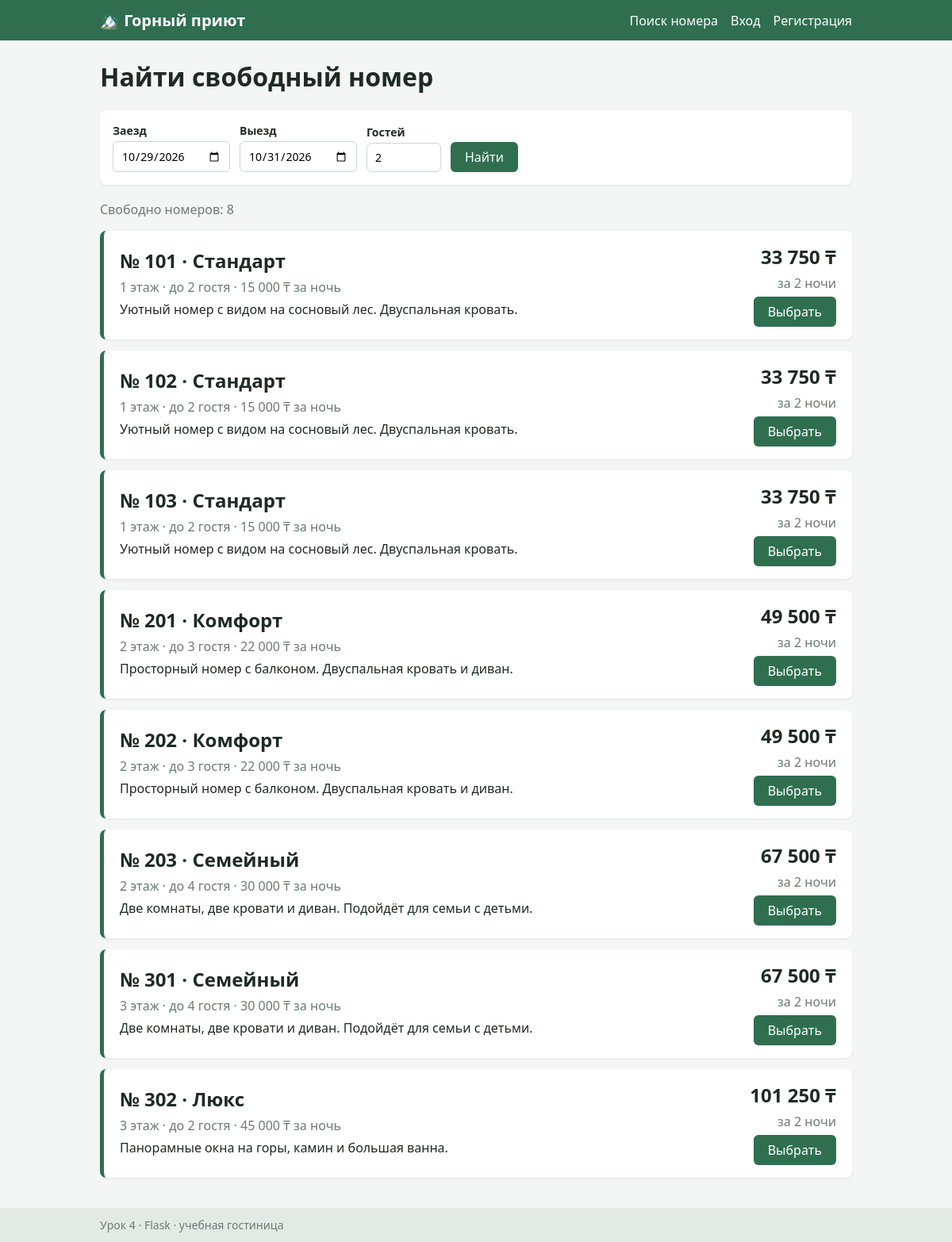
The page / on the database its author committed.
### tables this page shows
CREATE TABLE rooms (
    id INTEGER PRIMARY KEY AUTOINCREMENT,
    number TEXT UNIQUE NOT NULL,
    type_id INTEGER NOT NULL REFERENCES room_types (id),
    floor INTEGER NOT NULL
);

CREATE TABLE room_types (
    id INTEGER PRIMARY KEY AUTOINCREMENT,
    name TEXT NOT NULL,
    price INTEGER NOT NULL,          -- цена за ночь, ₸
    capacity INTEGER NOT NULL,       -- максимум гостей
    description TEXT NOT NULL
);

### app/views/search.py (the view)
@bp.route("/")
def index():
    tomorrow = date.today() + timedelta(days=1)
    form = {
        "check_in": request.args.get("check_in", tomorrow.isoformat()),
        "check_out": request.args.get("check_out", (tomorrow + timedelta(days=2)).isoformat()),
        "guests": request.args.get("guests", "2"),
    }
    error = None
    results = []
    try:
        check_in, check_out = validators.parse_period(form["check_in"], form["check_out"])
        guests = validators.parse_guests(form["guests"])
    except validators.ValidationError as e:
        error = str(e)
    else:
        for room in availability.free_rooms(check_in, check_out, guests):
            q = pricing.quote(room, check_in, check_out, guests)
            results.append({"room": room, "quote": q})
        results.sort(key=lambda item: item["quote"].total)
    return render_template(
        "search.html",
        form=form,
        error=error,
        results=results,
        today=date.today().isoformat(),
    )

### app/auth.py (called while the page is built, shortened)
def current_user():
    user_id = session.get("user_id")
    if user_id is None:
        return None

def inject_user():
    return {"user": current_user()}

### app/db.py (called while the page is built)
def get_db():
    if "db" not in g:
        if not os.path.exists(config.DATABASE):
            init_db()
        g.db = sqlite3.connect(config.DATABASE)
        g.db.row_factory = sqlite3.Row
    return g.db

### app/models/booking.py (called while the page is built)
    def overlaps(self, check_in, check_out):
        return self.check_in < check_out and check_in < self.check_out

### app/models/room.py (called while the page is built)
    @property
    def title(self):
        return f"№ {self.number} · {self.type_name}"

### app/repositories/bookings.py (called while the page is built)
def _to_booking(row):
    return Booking(
        id=row["id"],
        user_id=row["user_id"],
        room_id=row["room_id"],
        check_in=parse_date(row["check_in"]),
        check_out=parse_date(row["check_out"]),
        guests=row["guests"],
        total=row["total"],
        promo=row["promo"],
        status=row["status"],
        created=row["created"],
    )

def for_room(room_id):
    rows = get_db().execute(queries.BOOKINGS_FOR_ROOM, (room_id,)).fetchall()
    return [_to_booking(r) for r in rows]

### app/repositories/rooms.py (called while the page is built)
def _to_room(row):
    return Room(
        id=row["id"],
        number=row["number"],
        floor=row["floor"],
        type_name=row["type_name"],
        price=row["price"],
        capacity=row["capacity"],
        description=row["description"],
    )

def all_rooms():
    return [_to_room(r) for r in get_db().execute(queries.ALL_ROOMS).fetchall()]

### app/services/availability.py (called while the page is built)
def is_free(room_id, check_in, check_out):
    return not any(b.overlaps(check_in, check_out) for b in bookings_repo.for_room(room_id))

def free_rooms(check_in, check_out, guests):
    return [
        room
        for room in rooms_repo.all_rooms()
        if room.capacity >= guests and is_free(room.id, check_in, check_out)
    ]

### app/services/discounts.py (called while the page is built)
def long_stay_percent(nights_count):
    if nights_count >= config.LONG_STAY_NIGHTS:
        return config.LONG_STAY_PERCENT
    return 0

### app/services/promo.py (called while the page is built)
def normalize(code):
    return (code or "").strip().upper()

def promo_percent(code):
    code = normalize(code)
    if not code:
        return 0
    if code not in config.PROMO_CODES:
        raise PromoError(f"Промокод «{code}» не найден")
    return config.PROMO_CODES[code]

### app/utils/dates.py (called while the page is built)
def parse_date(text):
    return datetime.strptime(text, "%Y-%m-%d").date()

def nights(check_in, check_out):
    return [check_in + timedelta(days=i) for i in range((check_out - check_in).days)]

def is_weekend_night(day):
    return day.weekday() in (4, 5)

### app/templates/search.html (shortened to what this page needs)
{% extends "base.html" %}
{% block content %}
  <h1>Найти свободный номер</h1>
  <form class="search" method="get" action="{{ url_for('search.index') }}">
    <label>Заезд
      <input type="date" name="check_in" value="{{ form['check_in'] }}" min="{{ today }}" required>
    </label>
    <label>Выезд
      <input type="date" name="check_out" value="{{ form['check_out'] }}" min="{{ today }}" required>
    </label>
    <label>Гостей
      <input type="number" name="guests" value="{{ form['guests'] }}" min="1" max="10" required>
    </label>
    <button type="submit">Найти</button>
  </form>
  {% if error %}
    <p class="error">{{ error }}</p>
  {% elif results %}
    <p class="muted">Свободно номеров: {{ results|length }}</p>
    {% for item in results %}
      {% set room = item['room'] %}
      {% set q = item['quote'] %}
      <article class="card">
        <div>
          <h2>{{ room.title }}</h2>
          <p class="muted">{{ room.floor }} этаж · до {{ room.capacity|guests }} · {{ room.price|money }} за ночь</p>
          <p>{{ room.description }}</p>
        </div>
        <div class="card__side">
          <p class="price">{{ q.total|money }}</p>
          <p class="muted">за {{ q.nights|length|nights }}</p>
          <a class="button" href="{{ url_for('rooms.room_page', room_id=room.id, check_in=form['check_in'], check_out=form['check_out'], guests=form['guests']) }}">Выбрать</a>
        </div>
      </article>
    {% endfor %}
  {% else %}
    <p class="muted">На эти даты свободных номеров нет. Попробуйте другие даты.</p>
  {% endif %}
{% endblock %}

### app/templates/base.html (shortened to what this page needs)
<!doctype html>
<html lang="ru">
<head>
  <link rel="stylesheet" href="{{ url_for('static', filename='css/style.css') }}">
</head>
<body>
  <header class="header">
    <div class="container header__inner">
      <a class="logo" href="{{ url_for('search.index') }}">🏔️ Горный приют</a>
      <nav class="nav">
        <a href="{{ url_for('search.index') }}">Поиск номера</a>
        {% if user %}
          <a href="{{ url_for('bookings.my_bookings') }}">Мои брони</a>
          <a href="{{ url_for('auth.logout') }}">Выйти ({{ user['username'] }})</a>
        {% else %}
          <a href="{{ url_for('auth.login') }}">Вход</a>
          <a href="{{ url_for('auth.register') }}">Регистрация</a>
        {% endif %}
      </nav>
    </div>
  </header>
  <main class="container">
    {% block content %}{% endblock %}
  </main>
  <footer class="footer">
    <div class="container">Урок 4 · Flask · учебная гостиница</div>
  </footer>
</body>
</html>

### app/static/css/style.css (style rules this page uses)
* { box-sizing: border-box; }
body { margin: 0; font-family: "Segoe UI", Arial, sans-serif; background: #f3f6f4; color: #1f2a24; display: flex; flex-direction: column; min-height: 100vh; }
a { color: #2f6f4f; }
h1 { margin-top: 0; }
.container { width: 100%; max-width: 980px; margin: 0 auto; padding: 0 16px; }
main.container { flex: 1; padding-top: 24px; padding-bottom: 24px; }
.header { background: #2f6f4f; color: #fff; }
.header__inner { display: flex; flex-wrap: wrap; align-items: center; justify-content: space-between; gap: 8px; padding-top: 12px; padding-bottom: 12px; }
.logo { color: #fff; font-size: 20px; font-weight: bold; text-decoration: none; }
.nav { display: flex; flex-wrap: wrap; gap: 16px; }
.nav a { color: #fff; text-decoration: none; }
.muted { color: #6c7a72; }
.price { font-size: 24px; font-weight: bold; margin: 0; }
.search { display: flex; flex-wrap: wrap; align-items: flex-end; gap: 12px; background: #fff; padding: 16px; border-radius: 8px; margin-bottom: 20px; box-shadow: 0 1px 3px rgba(0, 0, 0, 0.08); }
.search label, .form label { display: flex; flex-direction: column; gap: 4px; font-weight: 600; font-size: 14px; }
.card { display: flex; flex-wrap: wrap; align-items: center; justify-content: space-between; gap: 16px; background: #fff; border-radius: 8px; padding: 16px 20px; margin-bottom: 14px; box-shadow: 0 1px 3px rgba(0, 0, 0, 0.08); border-left: 5px solid #2f6f4f; }
.card > div:first-child { flex: 1; min-width: 240px; }
.card h2, .card h3, .card p { margin: 0 0 6px; }
.card__side { text-align: right; }
input { font: inherit; font-weight: normal; padding: 8px 10px; border: 1px solid #ced4da; border-radius: 6px; }
button, .button { display: inline-block; font: inherit; padding: 8px 18px; border: none; border-radius: 6px; background: #2f6f4f; color: #fff; cursor: pointer; text-decoration: none; }
.footer { background: #e3e9e5; color: #6c7a72; font-size: 14px; padding: 12px 0; }

### rows shown on the page
rooms: floor "1"
room_types: capacity|guests "2 гостя" "2 гостя" "2 гостя", price "15 000 ₸" "15 000 ₸" "15 000 ₸", description "Уютный номер с видом на сосновый лес. Двуспальная кровать." "Уютный номер с видом на сосновый лес. Двуспальная кровать." "Уютный номер с видом на сосновый лес. Двуспальная кровать."
rooms: floor "1"
rooms: floor "1"
rooms: floor "2"
room_types: capacity|guests "3 гостя" "3 гостя", price "22 000 ₸" "22 000 ₸", description "Просторный номер с балконом. Двуспальная кровать и диван." "Просторный номер с балконом. Двуспальная кровать и диван."
rooms: floor "2"
rooms: floor "2"
room_types: capacity|guests "4 гостя" "4 гостя", price "30 000 ₸" "30 000 ₸", description "Две комнаты, две кровати и диван. Подойдёт для семьи с детьми." "Две комнаты, две кровати и диван. Подойдёт для семьи с детьми."
rooms: floor "3"
rooms: floor "3"
room_types: capacity|guests "2 гостя", price "45 000 ₸", description "Панорамные окна на горы, камин и большая ванна."

### other values the page prints
{{ results|length }} "8"
{{ room.title }} "№ 101 · Стандарт" "№ 102 · Стандарт" "№ 103 · Стандарт" "№ 201 · Комфорт" "№ 202 · Комфорт" "№ 203 · Семейный" "№ 301 · Семейный" "№ 302 · Люкс"
{{ q.total|money }} "33 750 ₸" "33 750 ₸" "33 750 ₸" "49 500 ₸" "49 500 ₸" "67 500 ₸" "67 500 ₸" "101 250 ₸"
{{ q.nights|length|nights }} "2 ночи" "2 ночи" "2 ночи" "2 ночи" "2 ночи" "2 ночи" "2 ночи" "2 ночи"
